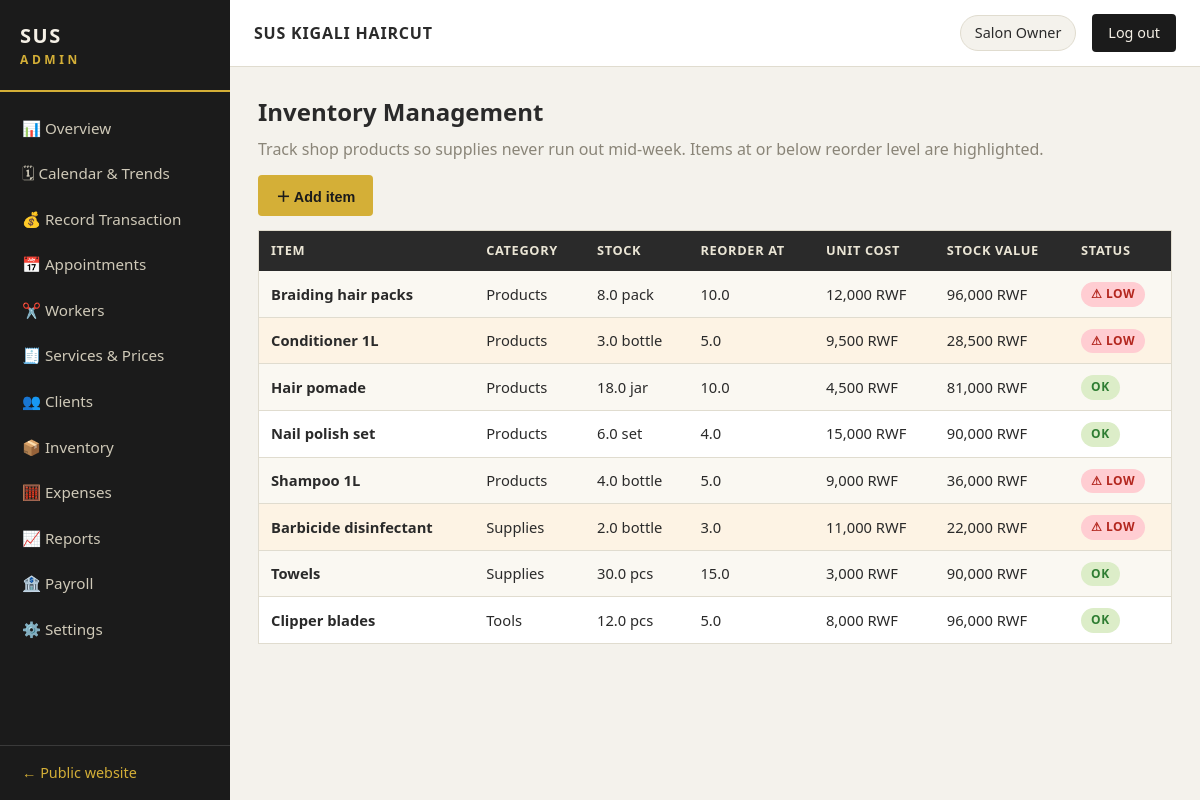
Page /admin/inventory (signed in) on the committed database.
### sus/models.py (models this page shows, shortened)
class Setting(db.Model):
    __tablename__ = "settings"
    key = db.Column(db.String(60), primary_key=True)
    value = db.Column(db.String(255), nullable=False)
    @staticmethod
    def get(key, default=None):
        s = Setting.query.get(key)
        return s.value if s else default

class User(db.Model):
    __tablename__ = "users"
    id = db.Column(db.Integer, primary_key=True)
    name = db.Column(db.String(120), nullable=False)
    phone = db.Column(db.String(30))
    email = db.Column(db.String(120), unique=True)
    role = db.Column(db.String(20), nullable=False, default="worker")  # super_admin / manager / worker
    password_hash = db.Column(db.String(255), nullable=False)
    status = db.Column(db.String(20), nullable=False, default="active")
    worker = db.relationship("Worker", backref="user", uselist=False)

class InventoryItem(db.Model):
    __tablename__ = "inventory"
    id = db.Column(db.Integer, primary_key=True)
    item_name = db.Column(db.String(120), nullable=False)
    category = db.Column(db.String(60))
    quantity = db.Column(db.Float, nullable=False, default=0)
    unit = db.Column(db.String(20), default="pcs")
    reorder_level = db.Column(db.Float, nullable=False, default=0)
    unit_cost = db.Column(db.Integer, nullable=False, default=0)
    @property
    def low_stock(self):
        return self.quantity <= self.reorder_level

### sus/admin.py (the view)
@admin_bp.route("/inventory")
@role_required("super_admin", "manager")
def inventory():
    items = InventoryItem.query.order_by(InventoryItem.category, InventoryItem.item_name).all()
    return render_template("admin/inventory.html", items=items)

### sus/__init__.py (called while the page is built)
def create_app(config_class=Config):
    app = Flask(__name__)
    app.config.from_object(config_class)
    db.init_app(app)
    from .public import public_bp
    from .admin import admin_bp
    from .api import api_bp
    app.register_blueprint(public_bp)
    app.register_blueprint(admin_bp)
    app.register_blueprint(api_bp)
    @app.template_filter("rwf")
    def rwf(value):
        try:
            return f"{int(value):,} RWF"
        except (TypeError, ValueError):
            return value
    @app.context_processor
    def inject_user():
        from .auth import current_user
        u = current_user()
        return {"current_user_name": u.name if u else ""}
    return app

### sus/auth.py (called while the page is built)
def current_user():
    uid = session.get("user_id")
    return User.query.get(uid) if uid else None

def role_required(*roles):
    def decorator(f):
        @wraps(f)
        def wrapper(*args, **kwargs):
            u = current_user()
            if not u:
                return redirect(url_for("admin.login", next=request.path))
            if u.role not in roles:
                return "Forbidden — you do not have permission to view this page.", 403
            return f(*args, **kwargs)
        return wrapper
    return decorator

### sus/public.py (called while the page is built)
def shop():
    return {
        "name": Setting.get("shop_name", "SUS KIGALI HAIRCUT"),
        "tagline": Setting.get("tagline", ""),
        "phone": Setting.get("phone", ""),
        "whatsapp": Setting.get("whatsapp", ""),
        "address": Setting.get("address", ""),
        "hours": Setting.get("hours", ""),
    }

@public_bp.app_context_processor
def inject_shop():
    return {"shop": shop()}

### sus/templates/admin/inventory.html (shortened to what this page needs)
{% extends "admin/base_admin.html" %}
{% block content %}
<h1>Inventory Management</h1>
<p class="muted">Track shop products so supplies never run out mid-week. Items at or below reorder level are highlighted.</p>
<div class="toolbar"><button class="btn-gold" onclick="toggleForm('inv-form')">＋ Add item</button></div>
<table>
  <tr><th>Item</th><th>Category</th><th>Stock</th><th>Reorder at</th><th>Unit cost</th><th>Stock value</th><th>Status</th></tr>
  {% for i in items %}
  <tr class="{{ 'row-alert' if i.low_stock }}">
    <td><strong>{{ i.item_name }}</strong></td>
    <td>{{ i.category or '—' }}</td>
    <td>{{ i.quantity }} {{ i.unit }}</td>
    <td>{{ i.reorder_level }}</td>
    <td>{{ i.unit_cost|rwf }}</td>
    <td>{{ (i.quantity * i.unit_cost)|rwf }}</td>
    <td><span class="badge {{ 'no_show' if i.low_stock else 'confirmed' }}">{{ '⚠ LOW' if i.low_stock else 'OK' }}</span></td>
  </tr>
  {% endfor %}
</table>
{% endblock %}

### sus/templates/admin/base_admin.html (shortened to what this page needs)
<!DOCTYPE html>
<html lang="en">
<head>
  <link rel="stylesheet" href="{{ url_for('static', filename='css/admin.css') }}">
</head>
<body class="admin-body">
  <aside class="sidebar" id="sidebar">
    <div class="sidebar-brand">SUS <span>ADMIN</span></div>
    <nav>
      {% set role = session.get('role') %}
      {% if role == 'super_admin' or role == 'manager' %}
      <a href="{{ url_for('admin.overview') }}">📊 Overview</a>
      <a href="{{ url_for('admin.calendar_view') }}">🗓 Calendar & Trends</a>
      <a href="{{ url_for('admin.transactions') }}">💰 Record Transaction</a>
      <a href="{{ url_for('admin.appointments') }}">📅 Appointments</a>
      <a href="{{ url_for('admin.workers') }}">✂️ Workers</a>
      <a href="{{ url_for('admin.services') }}">🧾 Services & Prices</a>
      <a href="{{ url_for('admin.clients') }}">👥 Clients</a>
      <a href="{{ url_for('admin.inventory') }}">📦 Inventory</a>
      <a href="{{ url_for('admin.expenses') }}">🧮 Expenses</a>
      <a href="{{ url_for('admin.reports') }}">📈 Reports</a>
      {% endif %}
      {% if role == 'super_admin' %}
      <a href="{{ url_for('admin.payroll') }}">🏦 Payroll</a>
      <a href="{{ url_for('admin.settings') }}">⚙️ Settings</a>
      {% endif %}
    </nav>
    <a class="sidebar-bottom" href="{{ url_for('public.home') }}">← Public website</a>
  </aside>
  <div class="admin-main">
    <header class="admin-topbar">
      <span class="shop-name">{{ shop.name if shop else 'SUS KIGALI HAIRCUT' }}</span>
      <span class="user-chip">{{ current_user_name }}</span>
      <a class="btn-logout" href="{{ url_for('admin.logout') }}">Log out</a>
    </header>
    <div class="admin-content">
      {% block content %}{% endblock %}
    </div>
  </div>
</body>
</html>

### sus/static/css/admin.css (style rules this page uses)
:root { --dark: #1b1b1b; --dark2: #2a2a2a; --gold: #d4af37; --gold-soft: #e8c96a; --bg: #f4f2ec; --panel: #ffffff; --ink: #2a2a2a; --muted: #8a8578; --line: #e0dccf; --green: #2e7d32; --red: #b3261e; --amber: #b58100; }
* { margin: 0; padding: 0; box-sizing: border-box; }
body.admin-body { font-family: "Segoe UI", Arial, sans-serif; background: var(--bg); color: var(--ink); line-height: 1.55; }
.sidebar { position: fixed; top: 0; bottom: 0; left: 0; width: 230px; background: var(--dark); overflow-y: auto; z-index: 50; display: flex; flex-direction: column; }
.sidebar-brand { padding: 20px; font-size: 1.25rem; font-weight: bold; letter-spacing: .08em; color: var(--cream, #f5f0e6); border-bottom: 2px solid var(--gold); }
.sidebar-brand span { color: var(--gold); font-size: .75rem; letter-spacing: .3em; display: block; }
.sidebar nav { display: flex; flex-direction: column; padding: 14px 0; flex: 1; }
.sidebar nav a { padding: 11px 22px; color: #cfc9b8; font-size: .95rem; text-decoration: none; }
.sidebar-bottom { padding: 16px 22px; color: var(--gold); border-top: 1px solid #3a3a3a; text-decoration: none; font-size: .9rem; }
.admin-main { margin-left: 230px; min-height: 100vh; display: flex; flex-direction: column; }
.admin-topbar { display: flex; align-items: center; gap: 16px; padding: 14px 24px; background: var(--panel); border-bottom: 1px solid var(--line); position: sticky; top: 0; z-index: 40; }
.admin-topbar .shop-name { font-weight: bold; letter-spacing: .05em; }
.user-chip { background: var(--bg); border: 1px solid var(--line); padding: 6px 14px; border-radius: 999px; font-size: .9rem; }
.btn-logout { background: var(--dark); color: var(--cream, #f5f0e6); padding: 8px 16px; text-decoration: none; font-size: .9rem; border-radius: 4px; }
.admin-content { padding: 26px 28px; max-width: 1200px; width: 100%; }
.admin-content h1 { font-size: 1.5rem; margin-bottom: 6px; }
table { width: 100%; border-collapse: collapse; background: var(--panel); border: 1px solid var(--line); margin: 12px 0 24px; font-size: .92rem; }
th { text-align: left; background: var(--dark2); color: #eae5d5; padding: 10px 12px; font-size: .8rem; text-transform: uppercase; letter-spacing: .05em; }
td { padding: 10px 12px; border-bottom: 1px solid var(--line); vertical-align: middle; }
tr:nth-child(even) td { background: #faf8f2; }
.row-alert td { background: #fdf3e4; }
.toolbar { display: flex; gap: 14px; align-items: center; margin: 14px 0; flex-wrap: wrap; }
button, .btn-gold { background: var(--gold); color: var(--dark); border: none; padding: 10px 18px; font-weight: bold; font-size: .9rem; cursor: pointer; border-radius: 4px; text-decoration: none; display: inline-block; }
.badge { display: inline-block; padding: 3px 10px; border-radius: 999px; font-size: .75rem; font-weight: bold; text-transform: uppercase; letter-spacing: .04em; }
.badge.confirmed { background: #dcedc8; color: var(--green); }
.badge.no_show { background: #ffcdd2; color: var(--red); }
a { color: var(--dark2); }
.muted { color: var(--muted); }

### rows in the picture
Setting: value "SUS KIGALI HAIRCUT"
User: name "Salon Owner"
InventoryItem: item_name "Braiding hair packs", category "Products", quantity "8.0", unit "pack", reorder_level "10.0", unit_cost|rwf "12,000 RWF", (i.quantity*i.unit_cost)|rwf "96,000 RWF", quantity+reorder_level "⚠ LOW"
InventoryItem: item_name "Conditioner 1L", category "Products", quantity "3.0", unit "bottle", reorder_level "5.0", unit_cost|rwf "9,500 RWF", (i.quantity*i.unit_cost)|rwf "28,500 RWF", quantity+reorder_level "⚠ LOW"
InventoryItem: item_name "Hair pomade", category "Products", quantity "18.0", unit "jar", reorder_level "10.0", unit_cost|rwf "4,500 RWF", (i.quantity*i.unit_cost)|rwf "81,000 RWF", quantity+reorder_level "OK"
InventoryItem: item_name "Nail polish set", category "Products", quantity "6.0", unit "set", reorder_level "4.0", unit_cost|rwf "15,000 RWF", (i.quantity*i.unit_cost)|rwf "90,000 RWF", quantity+reorder_level "OK"
InventoryItem: item_name "Shampoo 1L", category "Products", quantity "4.0", unit "bottle", reorder_level "5.0", unit_cost|rwf "9,000 RWF", (i.quantity*i.unit_cost)|rwf "36,000 RWF", quantity+reorder_level "⚠ LOW"
InventoryItem: item_name "Barbicide disinfectant", category "Supplies", quantity "2.0", unit "bottle", reorder_level "3.0", unit_cost|rwf "11,000 RWF", (i.quantity*i.unit_cost)|rwf "22,000 RWF", quantity+reorder_level "⚠ LOW"
InventoryItem: item_name "Towels", category "Supplies", quantity "30.0", unit "pcs", reorder_level "15.0", unit_cost|rwf "3,000 RWF", (i.quantity*i.unit_cost)|rwf "90,000 RWF", quantity+reorder_level "OK"
InventoryItem: item_name "Clipper blades", category "Tools", quantity "12.0", unit "pcs", reorder_level "5.0", unit_cost|rwf "8,000 RWF", (i.quantity*i.unit_cost)|rwf "96,000 RWF", quantity+reorder_level "OK"
